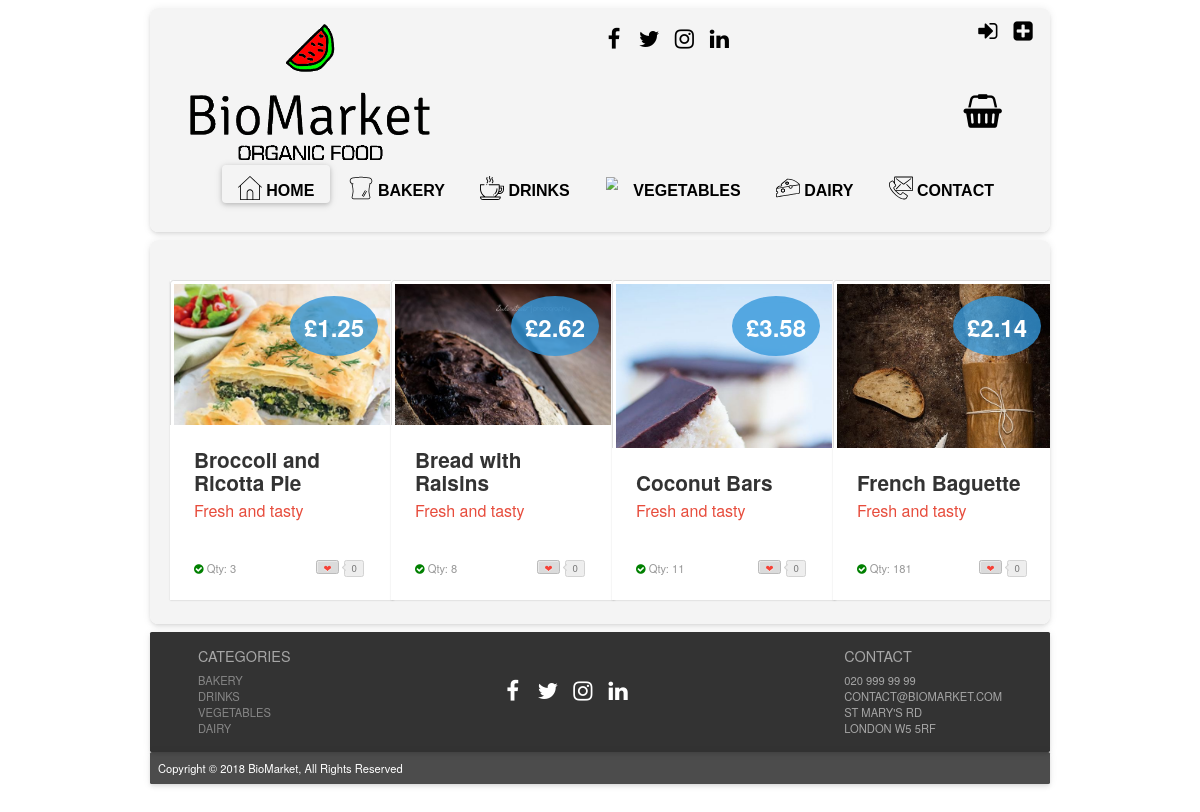
Page /?page=products_bakery on the earlier database version.
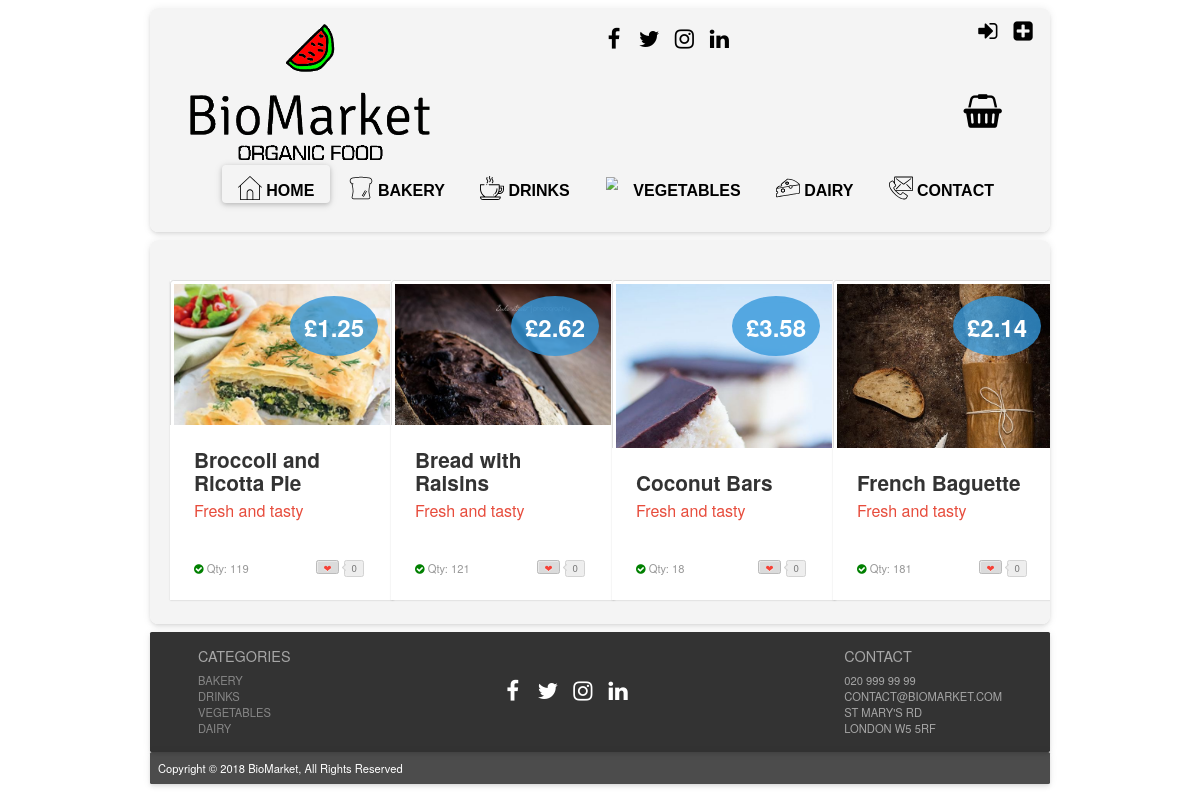
Same page on the later database version.
### tables this page shows
CREATE TABLE IF NOT EXISTS `products` (
  `prod_id` int(11) NOT NULL AUTO_INCREMENT,
  `prod_name` varchar(50) NOT NULL,
  `price` decimal(5,2) NOT NULL,
  `sup_id` int(11) NOT NULL,
  `prod_dsc` varchar(230) NOT NULL,
  `prod_img` text NOT NULL,
  `cat_id` int(11) NOT NULL,
  `sto_qty` int(8) NOT NULL,
  PRIMARY KEY (`prod_id`),
  KEY `sup_id` (`sup_id`),
  KEY `cat_id` (`cat_id`)
);

### index.php (called while the page is built, shortened)
<?php
include "php/config.php";
$page = "home";
if (isset($_GET["page"])) {
    $page = basename($_GET["page"]);
}
if (file_exists("php/".$page.".php")) {
    include "php/".$page.".php";
}
include "layout.php";

### php/config.php (called while the page is built, shortened)
<?php
function is_logged_in()
{
    return isset($_SESSION["logged_in"]) && ($_SESSION["logged_in"] == true);
}
function get_user_level()
{
    $level = "VISITOR";
    return $level;
}

### php/products_bakery.php (the view, shortened to what this page needs)
<!DOCTYPE html>
<html lang="en">
    <?php
    $userlevel = get_user_level();
    ?>
    <head>
        <link rel="stylesheet prefetch" href="css/__codepen_io_andytran_pen.css">
        <link rel="stylesheet" href="css/stylelogin.css">
        <link rel="stylesheet" href="css/product_card_style.css">
    </head>
    <body>
        <section class="category-section">
            <div class="container">
                <div class="row">
                    <?php
                    $search = "SELECT * FROM products WHERE cat_id = '1' ORDER BY prod_id ASC";
                    $result = mysqli_query($mysqli, $search);
                    while ($row = mysqli_fetch_assoc($result)) {
                        if (!$row["sto_qty"] <= 0) {
                            if ($userlevel == "MEMBER") {
                                ?>
                                <div class="col-lg-3 col-sm-6 col-xs-12" ><a href="#"></a>
                                    <div class="post-module">
                                        <div class="thumbnail">
                                            <div class="price">
                                                <div class="deal">&pound<?php echo $row["price"] ?></div>
                                            </div><img alt="product example" src="<?php echo $row["prod_img"] ?>">
                                        </div>
                                        <div class="post-content">
                                            <div class="category">
                                                <?php
                                                print '<div class="toCard"><a href="?page=product_page&prod_id=' . $row["prod_id"] . '&action=add_to_basket">Add to Basket</a>
                    </div> ';
                                                ?>
                                            </div>
                                            <h1 class="title"><?php echo $row["prod_name"] ?></h1>
                                            <h2 class="sub_title">Fresh and tasty</h2>
                                            <p class="description"><?php echo $row["prod_dsc"] ?>
                                            <div class="post-meta">
                                                <span class="showStock"><i class="fa fa-check-circle"></i>
                                                    <a>Qty: <?php echo $row["sto_qty"] ?></a></span><a href="#" title="Love it" class="btn btn-counter" data-count="0"><span>&#x2764;</span></a></div>
                                        </div>
                                    </div>
                                </div>
                                <?php
                            } else {
                                ?>
                                <div class="col-lg-3 col-sm-6 col-xs-12" ><a href="#"></a>
                                    <div class="post-module">
                                        <div class="thumbnail">
                                            <div class="price">
                                                <div class="deal">&pound<?php echo $row["price"] ?></div>
                                            </div><img alt="product example" src="<?php echo $row["prod_img"] ?>">
                                        </div>
                                        <div class="post-content">
                                            <h1 class="title"><?php echo $row["prod_name"] ?></h1>
                                            <h2 class="sub_title">Fresh and tasty</h2>
                                            <p class="description"><?php echo $row["prod_dsc"] ?>
                                            <div class="post-meta">
                                                <span class="showStock"><i class="fa fa-check-circle"></i>
                                                    <a>Qty: <?php echo $row["sto_qty"] ?></a></span><a href="#" title="Love it" class="btn btn-counter" data-count="0"><span>&#x2764;</span></a></div>
                                        </div>
                                    </div>
                                </div>
                                <?php
                            }
                        }
                    }
                    ?>
                </div>
            </div>
        </section>
    </body>
</html>

Differences in the rows shown:
changed products "Broccoli and Ricotta Pie": sto_qty "3" → "119"
changed products "Bread with Raisins": sto_qty "8" → "121"
changed products "Coconut Bars": sto_qty "11" → "18"
